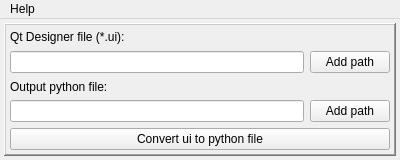
<?xml version="1.0" encoding="UTF-8"?>
<ui version="4.0">
 <class>MainWindow</class>
 <widget class="QMainWindow" name="MainWindow">
  <property name="enabled">
   <bool>true</bool>
  </property>
  <property name="geometry">
   <rect>
    <x>0</x>
    <y>0</y>
    <width>400</width>
    <height>160</height>
   </rect>
  </property>
  <property name="sizePolicy">
   <sizepolicy hsizetype="Preferred" vsizetype="Preferred">
    <horstretch>0</horstretch>
    <verstretch>0</verstretch>
   </sizepolicy>
  </property>
  <property name="minimumSize">
   <size>
    <width>400</width>
    <height>160</height>
   </size>
  </property>
  <property name="windowTitle">
   <string>Ui to py converter</string>
  </property>
  <widget class="QWidget" name="centralwidget">
   <layout class="QVBoxLayout" name="verticalLayout_2">
    <property name="leftMargin">
     <number>4</number>
    </property>
    <property name="topMargin">
     <number>4</number>
    </property>
    <property name="rightMargin">
     <number>4</number>
    </property>
    <property name="bottomMargin">
     <number>4</number>
    </property>
    <item>
     <widget class="QFrame" name="frame">
      <property name="frameShape">
       <enum>QFrame::WinPanel</enum>
      </property>
      <property name="frameShadow">
       <enum>QFrame::Raised</enum>
      </property>
      <layout class="QGridLayout" name="gridLayout_2">
       <property name="leftMargin">
        <number>4</number>
       </property>
       <property name="topMargin">
        <number>4</number>
       </property>
       <property name="rightMargin">
        <number>4</number>
       </property>
       <property name="bottomMargin">
        <number>4</number>
       </property>
       <property name="horizontalSpacing">
        <number>6</number>
       </property>
       <item row="4" column="0" colspan="2">
        <widget class="QPushButton" name="convert_button">
         <property name="text">
          <string>Convert ui to python file</string>
         </property>
        </widget>
       </item>
       <item row="0" column="0">
        <widget class="QLabel" name="disigner_label">
         <property name="sizePolicy">
          <sizepolicy hsizetype="Preferred" vsizetype="Preferred">
           <horstretch>0</horstretch>
           <verstretch>0</verstretch>
          </sizepolicy>
         </property>
         <property name="text">
          <string>Qt Designer file (*.ui):</string>
         </property>
        </widget>
       </item>
       <item row="1" column="0">
        <widget class="QLineEdit" name="disigner_lineEdit"/>
       </item>
       <item row="1" column="1">
        <widget class="QPushButton" name="disigner_button">
         <property name="minimumSize">
          <size>
           <width>60</width>
           <height>0</height>
          </size>
         </property>
         <property name="text">
          <string>Add path</string>
         </property>
        </widget>
       </item>
       <item row="3" column="0">
        <widget class="QLineEdit" name="qt_lineEdit"/>
       </item>
       <item row="3" column="1">
        <widget class="QPushButton" name="qt_button">
         <property name="text">
          <string>Add path</string>
         </property>
        </widget>
       </item>
       <item row="2" column="0">
        <widget class="QLabel" name="qt_label">
         <property name="text">
          <string>Output python file:</string>
         </property>
        </widget>
       </item>
      </layout>
     </widget>
    </item>
   </layout>
  </widget>
  <widget class="QMenuBar" name="menubar">
   <property name="geometry">
    <rect>
     <x>0</x>
     <y>0</y>
     <width>400</width>
     <height>21</height>
    </rect>
   </property>
   <widget class="QMenu" name="menuHelp">
    <property name="title">
     <string>Help</string>
    </property>
    <addaction name="actionHelp"/>
    <addaction name="actionAbout"/>
   </widget>
   <addaction name="menuHelp"/>
  </widget>
  <action name="actionHelp">
   <property name="text">
    <string>Help</string>
   </property>
  </action>
  <action name="actionAbout">
   <property name="text">
    <string>About program</string>
   </property>
  </action>
 </widget>
 <resources/>
 <connections/>
</ui>
